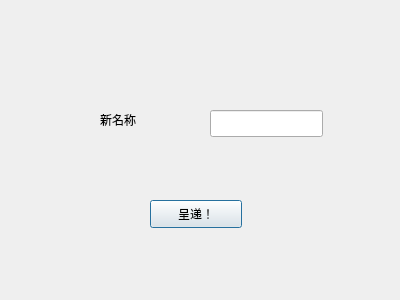
<?xml version="1.0" encoding="UTF-8"?>
<ui version="4.0">
 <class>changeuser</class>
 <widget class="QDialog" name="changeuser">
  <property name="geometry">
   <rect>
    <x>0</x>
    <y>0</y>
    <width>400</width>
    <height>300</height>
   </rect>
  </property>
  <property name="windowTitle">
   <string>Dialog</string>
  </property>
  <widget class="QStackedWidget" name="stackedWidget">
   <property name="geometry">
    <rect>
     <x>30</x>
     <y>20</y>
     <width>341</width>
     <height>261</height>
    </rect>
   </property>
   <property name="currentIndex">
    <number>0</number>
   </property>
   <widget class="QWidget" name="page">
    <widget class="QLineEdit" name="newname">
     <property name="geometry">
      <rect>
       <x>180</x>
       <y>90</y>
       <width>113</width>
       <height>27</height>
      </rect>
     </property>
    </widget>
    <widget class="QLabel" name="label">
     <property name="geometry">
      <rect>
       <x>70</x>
       <y>90</y>
       <width>69</width>
       <height>19</height>
      </rect>
     </property>
     <property name="text">
      <string>新名称</string>
     </property>
    </widget>
    <widget class="QPushButton" name="acceptname">
     <property name="geometry">
      <rect>
       <x>120</x>
       <y>180</y>
       <width>92</width>
       <height>28</height>
      </rect>
     </property>
     <property name="text">
      <string>呈递！</string>
     </property>
    </widget>
   </widget>
   <widget class="QWidget" name="page_2">
    <widget class="QLabel" name="label_2">
     <property name="geometry">
      <rect>
       <x>40</x>
       <y>50</y>
       <width>69</width>
       <height>19</height>
      </rect>
     </property>
     <property name="text">
      <string>新密码</string>
     </property>
    </widget>
    <widget class="QLineEdit" name="newpw">
     <property name="geometry">
      <rect>
       <x>190</x>
       <y>50</y>
       <width>113</width>
       <height>27</height>
      </rect>
     </property>
    </widget>
    <widget class="QLineEdit" name="newpw2">
     <property name="geometry">
      <rect>
       <x>190</x>
       <y>100</y>
       <width>113</width>
       <height>27</height>
      </rect>
     </property>
    </widget>
    <widget class="QLabel" name="label_3">
     <property name="geometry">
      <rect>
       <x>40</x>
       <y>100</y>
       <width>81</width>
       <height>19</height>
      </rect>
     </property>
     <property name="text">
      <string>再次输入密码</string>
     </property>
    </widget>
    <widget class="QPushButton" name="acceptpw">
     <property name="geometry">
      <rect>
       <x>120</x>
       <y>200</y>
       <width>92</width>
       <height>28</height>
      </rect>
     </property>
     <property name="text">
      <string>提交</string>
     </property>
    </widget>
   </widget>
  </widget>
 </widget>
 <resources/>
 <connections/>
</ui>
